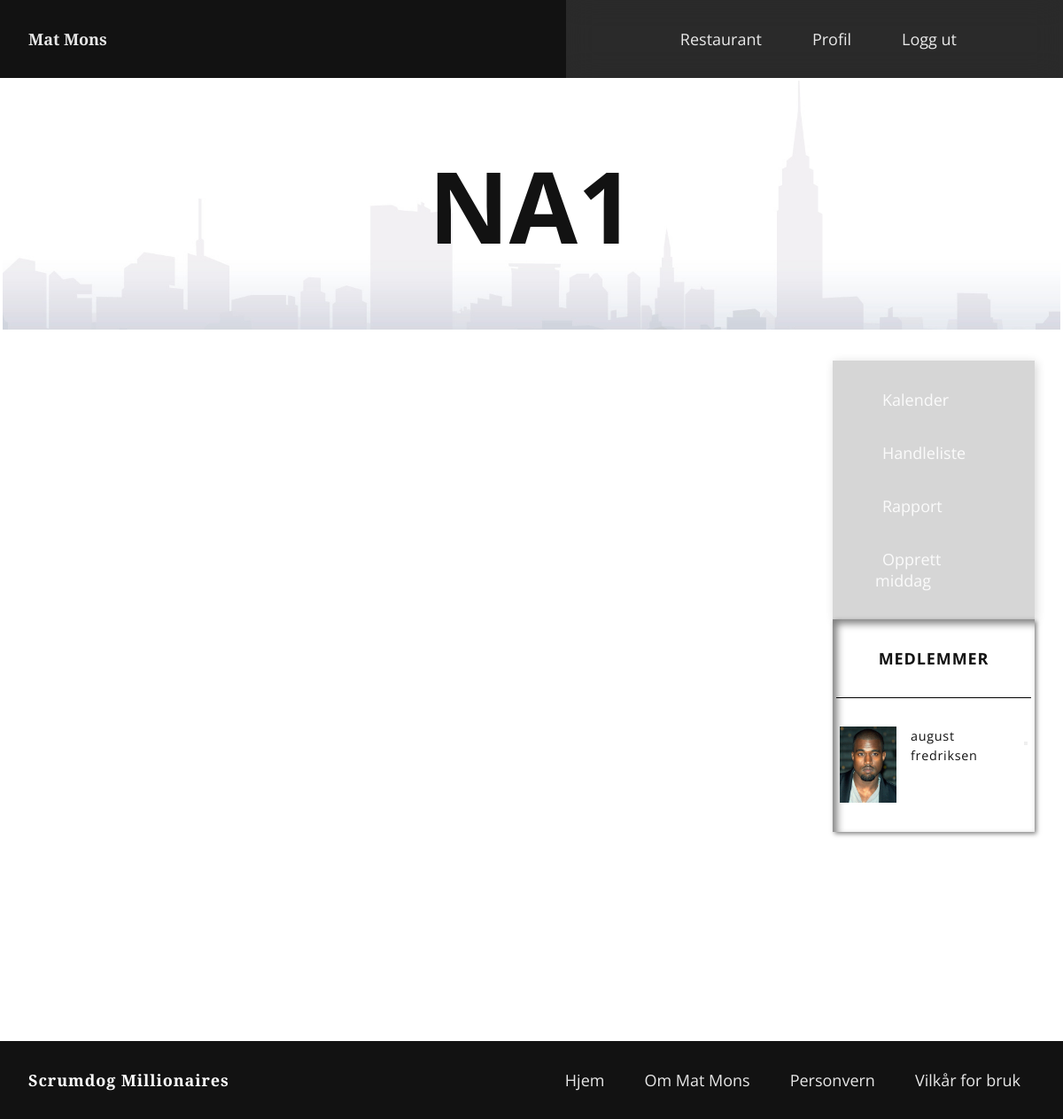
The page /group/1 (signed in) on the database its author committed.
### db/modul.py (models this page shows, shortened)
class Group(base):
    __tablename__ = "group"
    id = Column(Integer, primary_key=True, unique=True,
                nullable=False, autoincrement=True)
    name = Column(String(255), nullable=False, unique=True)
    user_group_role = relationship(
        "User_group_role", back_populates="group", cascade="all, delete")
    shopping_lists = relationship("Shopping_list")
    dinner = relationship("Dinner")
    meal = relationship("Meal")

class User_group_role(base):
    __tablename__ = "user_group_role"
    id = Column(Integer, primary_key=True, unique=True,
                nullable=False, autoincrement=True)
    user_id = Column(Integer, ForeignKey(
        'user.id', ondelete="CASCADE"), nullable=False)
    group_id = Column(Integer, ForeignKey(
        "group.id", ondelete="CASCADE"), nullable=False)
    role_id = Column(Integer, ForeignKey(
        "role.id", ondelete="CASCADE"), nullable=False)
    UniqueConstraint('user_id', 'group_id', name='user_group')
    __table_args__ = (UniqueConstraint(user_id, group_id),)
    user = relationship("User", back_populates="user_group_role")
    group = relationship("Group", back_populates="user_group_role")
    role = relationship("Role", back_populates="user_group_role")

class User(base, UserMixin):
    __tablename__ = "user"
    id = Column(Integer, primary_key=True, unique=True,
                nullable=False, autoincrement=True)
    email = Column(String(50), nullable=False, unique=True)
    password_hash = Column(String(200), nullable=False)
    first_name = Column(String(50), nullable=False)
    last_name = Column(String(50), nullable=False)
    image = Column(LargeBinary(length=(2 ** 32) - 1))
    user_group_role = relationship(
        "User_group_role", back_populates="user", cascade="all, delete")
    dinner = relationship("Dinner")
    user = relationship("Comment")
    @property
    def password(self):
        raise AttributeError('password is unreadable by humans ')

### routes/group_routes.py (the view)
@grouproute.route('/group/<group_id>')
@login_required
def show_group(group_id):
    admin_role = queries.get_role_by_name("admin")
    moderator_role = queries.get_role_by_name("moderator")
    cook_role = queries.get_role_by_name("kokk")
    guest_role = queries.get_role_by_name("gjest")
    dinners = queries.get_dinners_by_group(group_id)
    user_in_group = queries.get_user_in_group(group_id, current_user.id)
    def decode_image2(image):
        if image is not None:
            picture = b64encode(image).decode("utf-8")
        else:
            picture = ""
        return picture
    if user_in_group is not None:
        current_user_role = queries.get_user_group_role(current_user.id, group_id)
        group = queries.get_group_join_with_user(group_id)
        members = queries.get_members_in_group(group)
        def decode_image(image):
            picture = b64encode(image).decode("utf-8")
            return picture
        return render_template("groups/group.html", group=group, current_user_role=current_user_role, members=members, decode_image=decode_image, dinners=dinners, admin_role=admin_role, moderator_role=moderator_role, cook_role=cook_role, guest_role=guest_role, decode_image2=decode_image2)
    if user_in_group is None:
        return render_template('errors/404.html'), 404

### app/__init__.py (called while the page is built)
@login_manager.user_loader
def load_user(id):
    user = session.query(User).get(int(id))
    session.close()
    return user

### queries.py (called while the page is built)
def get_user_in_group(group_id, user_id):
    return session.query(Group).join(
        User_group_role).filter(User_group_role.user_id == user_id, User_group_role.group_id == group_id).first()

def get_group_join_with_user(group_id):
    return session.query(Group).select_from(User).join(User_group_role).join(
            Group).filter(Group.id == group_id).first()

def get_user_group_role(user_id, group_id):
    return session.query(User_group_role).filter(
        User_group_role.user_id == user_id,
        User_group_role.group_id == group_id).first()

def get_members_in_group(group):
    return session.query(User_group_role).filter(User_group_role.group == group).all()

def get_role_by_name(name):
    return session.query(Role).filter(Role.name == name).first()

def get_dinners_by_group(group_id):
    return session.query(Dinner).filter(Dinner.group_id == group_id).all()

### templates/groups/group.html (shortened to what this page needs)
{% extends "base.html" %}
{% block content %}
<div class="group-title">
  <h1 class="group-header-title">{{ group.name }}</h1>
</div>
<article class="group-grid">
  <main class="main-content">
    <div class="main-container">
    </div>
  </main>
  <section class="btn-group">
    <div class="group-header flex">
      <ul class="group-nav flex">
        <li>
          <a href="{{ url_for('calendarroute.show_calendar', group_id = group.id) }}">
            <span>Kalender</span>
          </a>
        </li>
        <li>
          <a href="{{ url_for('calendarroute.show_shopping_list', group_id=group.id) }}">
            <span>Handleliste</span>
          </a>
        </li>
        <li>
          <a href="{{ url_for('rapportroute.report_post', group_id=group.id) }}">
            <span></i>Rapport</span>
          </a>
          </li>
          {% if current_user_role.role_id != guest_role.id %}
        <li>
          <a href="{{ url_for('calendarroute.create_dinner', group_id=group.id) }}">
            <span>Opprett middag</span>
          </a>
          </li>
          {% endif %}
      </ul>
    </div>
    <section class="sidebar">
      <h2 class="member-title">medlemmer</h2>
      {% for member in members %}
          <div class="flex members">
            <div class="comment-image">
              <img class="" onerror="this.onerror=null; this.src='/static/img/kenny.jpg'"/>
            </div>
            <div class="member-name">
            <p>{{ member.user.first_name }} {{ member.user.last_name }}</p>
          </div>
          <form method="POST">
            {% if (current_user_role.role_id == admin_role.id or current_user_role.role_id == moderator_role.id and member.role_id != admin_role.id and member.role_id != moderator_role.id or current_user_role.user_id == member.user_id) %}
            <button type="submit" name="action_remove_member" value="fjern_medlem" onclick="return confirm('Er du sikker på at du vil fjerne {{ member.user.first_name }} {{ member.user.last_name }}')">
                <span></span></button>
          {% endif %}
          </div>
        {% endfor %}
    </section>
  </section>
</article>
{% endblock %}

### static/css/styles.css (style rules this page uses)
:root { --ff-body: "Open Sans", sans-serif; --ff-title: "Open Sans", sans-serif; --ff-logo: "Playfair Display", sans-serif; --clr-primary-400: hsl(60 100% 50%); --clr-neutral-900: #121212; --clr-error: #ff5357; --clr-warning: #ffac00; --clr-info: #00afcc; --clr-success: #01c9a0; --clr-primary: #121212; --clr-neutral: #ffffff; --fs-xxl: clamp(3.5rem, 12vw + 1rem, 12rem); --fs-xl: clamp(3.5rem, 12vw + 1rem, 7rem); --fs-600: clamp(2rem, 12vw + 1rem, 3rem); --fs-500: clamp(1.5rem, 12vw + 1rem, 2.25rem); --fs-400: clamp(1rem, 12vw + 1rem, 1.125rem); --fs-300: clamp(.3rem, 2.5vw + 1rem, 1rem); }
* { margin: 0; padding: 0; box-sizing: border-box; scroll-behavior: smooth; }
html { position: relative; overflow: visible; }
body { min-height: 100vh; font-family: var(--ff-body); font-size: 1.125rem; color: var(--clr-primary); }
h1, h2, h3 { font-family: var(--ff-title); font-size: var(--fs-400); }
p { font-family: var(--ff-body); font-size: var(--fs-400); line-height: 1.5; }
.privacy-article h1, h2, h3, h4, p { letter-spacing: 0.05em; }
.toc-list li, ul, ul li { list-style: none; }
.toc-list li, a { color: var(--clr-primary); text-decoration: none; margin-bottom: 1rem; opacity: 0.9; transition: opacity 0.3s ease; }
.group-grid { display: grid; grid-template-columns: 4fr 1fr; width: 100vw; min-height: 100vh; gap: 1rem; padding: 2rem; }
.group-grid .sidebar { display: flex; flex-direction: column; box-shadow: 2px 2px 5px rgba(0,0,0,0.5), inset 5px 5px 8px rgba(0,0,0,0.5); gap: 2rem; background-color: var(--clr-neutral); min-height: 30vh; place-items: center; }
.members { margin-right: .5rem; margin-left: .5rem; }
.member-name p { font-size: .8em; width: 7rem; height: 3em; display: inline-block; text-overflow: ellipsis; overflow: hidden; }
.sidebar .member-title { display: flex; flex-direction: column; padding-block: 2rem; padding-inline: clamp(3rem, 10vw, 3rem); text-transform: uppercase; text-align: center; border-bottom: 1px solid black; }
.group-grid .main-content { position: relative; }
.group-title { text-align: center; padding: 4rem; background-image: url(/static/img/testbg.jpg); margin: .2rem; background-size: cover; background-repeat: no-repeat; background-position: center; }
.group-header-title { font-size: var(--fs-xl); color: var(--clr-primary); }
.main-container { display: grid; gap: 2rem; grid-template-columns: repeat(4, 1fr); justify-content: center; margin-inline: auto; margin-left: 4rem; margin-right: 4rem; }
@media (max-width: 100rem) { .main-container { padding-block: 2rem; grid-template-columns: repeat(2, 40%); } }
@media (max-width: 75rem) { .main-container { padding-block: 2rem; grid-template-columns: 70%; } }
.group-grid .btn-group { position: relative; }
.group-header { background-color: rgba(0, 0, 0, 0.16); box-shadow: 2px 2px 10px rgba(0, 0, 0, 0.16); align-items: center; justify-content: space-around; }
.group-nav { flex-direction: column; list-style: none; padding-block: 2rem; padding-inline: clamp(3rem, 10vw, 3rem); --gap: 2em; }
.group-nav a, span { text-decoration: none; color: var(--clr-neutral); cursor: pointer; }
.group-nav a > span { margin-inline-end: 0.5em; }
.comment-image { width: 4rem; aspect-ratio: auto; }
img, picture { max-width: 100%; display: block; }
.flex { display: flex; gap: var(--gap, 1rem); }

### rows shown on the page
Group: name "NA1"
User_group_role: user.first_name "august", user.last_name "fredriksen"
